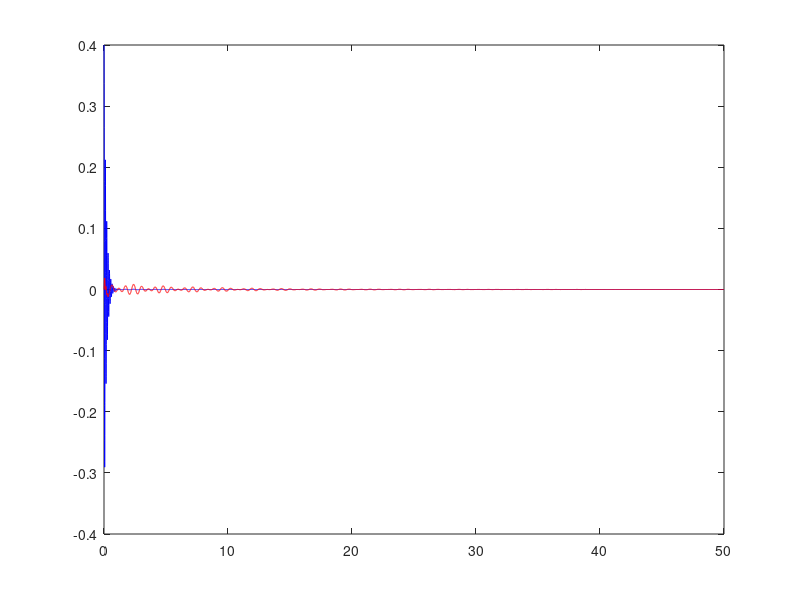

This figure's MATLAB source:
function IntegradorVibratoriaEjeYconTMD

clc; clear all; close all;

%% DEFINICIÓN DE PARÁMETROS DEL SISTEMA
%% DEFINICIÓN DE PARÁMETROS DEL SISTEMA
m1=62000; %% Masa 1
m2=93000; %% Masa 2
m3=0.05*(m1+m2); %% Masa TMD

z=[0.015;0.015;0.1];

k1=2e8; %% Rigidez 1
k2=9e6; %% Rigidez 2
k3=(9)^2*m3 %% Rigidez 3

M= [m1 0 0;
    0 m2 0;
    0 0 m3]; %% Matriz de masa

K=[k1+k2 -k2 0;
    -k2   k2 -k3;
       0 -k3 k3]; %% Matriz de Rigidez

dt=0.005;
t=0:dt:50;

xINI=[0.4;0;0];
dxINI=[0;0;0];

%% ENCUENTRO AUTOVECTORES Y AUTOVALORES
[X,lambda]=eig(K,M); %el X que me larga ya esta normalizado de modo q X'*m*X=I

wn=diag(sqrt(lambda))
wd=wn.*sqrt(1-z.^2);

%% MÉTODO DE DESCOMPOSICIÓN MODAL

Mmodal=round(X'*M*X); %M modal
Kmodal=round(X'*K*X); %K modal

Y0=X'*M*xINI;
dY0=X'*M*dxINI; %paso las condiciones inciales a coord modales

%Ahora el sistema será Mmodal*y''+Cmodal*y'+Kmodal*y=0 es un sistema de EDOs
%desacoplado y habra wd
wd=wn.*sqrt(1-z.^2)

%Transitoria:

Y=zeros(length(wn),length(t));

for i=1:length(wn)

% 1er término
    Y(i,:)=exp(-z(i)*wn(i)*t).*(cos(wd(i)*t)+z(i)/(sqrt(1-z(i)^2)).*sin(wd(i)*t)).*Y0(i);

    % 2do término
    Y(i,:)=Y(i,:)+(1/wd(i).*exp(-z(i)*wn(i)*t).*sin(wd(i)*t)).*dY0(i);

end

%% PASO DE COORD MODALES A GEOMETRICAS

xt=X*Y;


figure (1)
plot(t,xt(1,:),'b');
hold on
plot(t,xt(2,:),'r');
hold off

end




